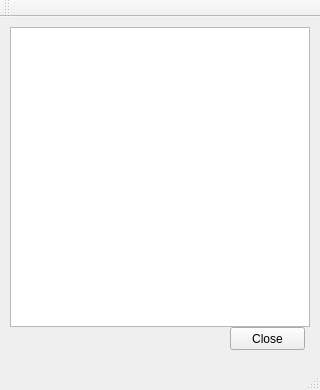
<?xml version="1.0" encoding="UTF-8"?>
<ui version="4.0">
 <class>MainWindow</class>
 <widget class="QMainWindow" name="MainWindow">
  <property name="geometry">
   <rect>
    <x>0</x>
    <y>0</y>
    <width>320</width>
    <height>390</height>
   </rect>
  </property>
  <property name="mouseTracking">
   <bool>true</bool>
  </property>
  <property name="windowTitle">
   <string>MainWindow - Write Data</string>
  </property>
  <widget class="QWidget" name="centralWidget">
   <widget class="QGraphicsView" name="graphicsView">
    <property name="geometry">
     <rect>
      <x>10</x>
      <y>10</y>
      <width>300</width>
      <height>300</height>
     </rect>
    </property>
    <property name="verticalScrollBarPolicy">
     <enum>Qt::ScrollBarAsNeeded</enum>
    </property>
    <property name="horizontalScrollBarPolicy">
     <enum>Qt::ScrollBarAsNeeded</enum>
    </property>
    <property name="interactive">
     <bool>true</bool>
    </property>
    <property name="alignment">
     <set>Qt::AlignCenter</set>
    </property>
   </widget>
   <widget class="QPushButton" name="closeButton">
    <property name="geometry">
     <rect>
      <x>230</x>
      <y>310</y>
      <width>75</width>
      <height>23</height>
     </rect>
    </property>
    <property name="text">
     <string>Close</string>
    </property>
   </widget>
  </widget>
  <widget class="QMenuBar" name="menuBar">
   <property name="geometry">
    <rect>
     <x>0</x>
     <y>0</y>
     <width>320</width>
     <height>21</height>
    </rect>
   </property>
  </widget>
  <widget class="QToolBar" name="mainToolBar">
   <attribute name="toolBarArea">
    <enum>TopToolBarArea</enum>
   </attribute>
   <attribute name="toolBarBreak">
    <bool>false</bool>
   </attribute>
  </widget>
  <widget class="QStatusBar" name="statusBar"/>
 </widget>
 <layoutdefault spacing="6" margin="11"/>
 <resources/>
 <connections/>
</ui>
